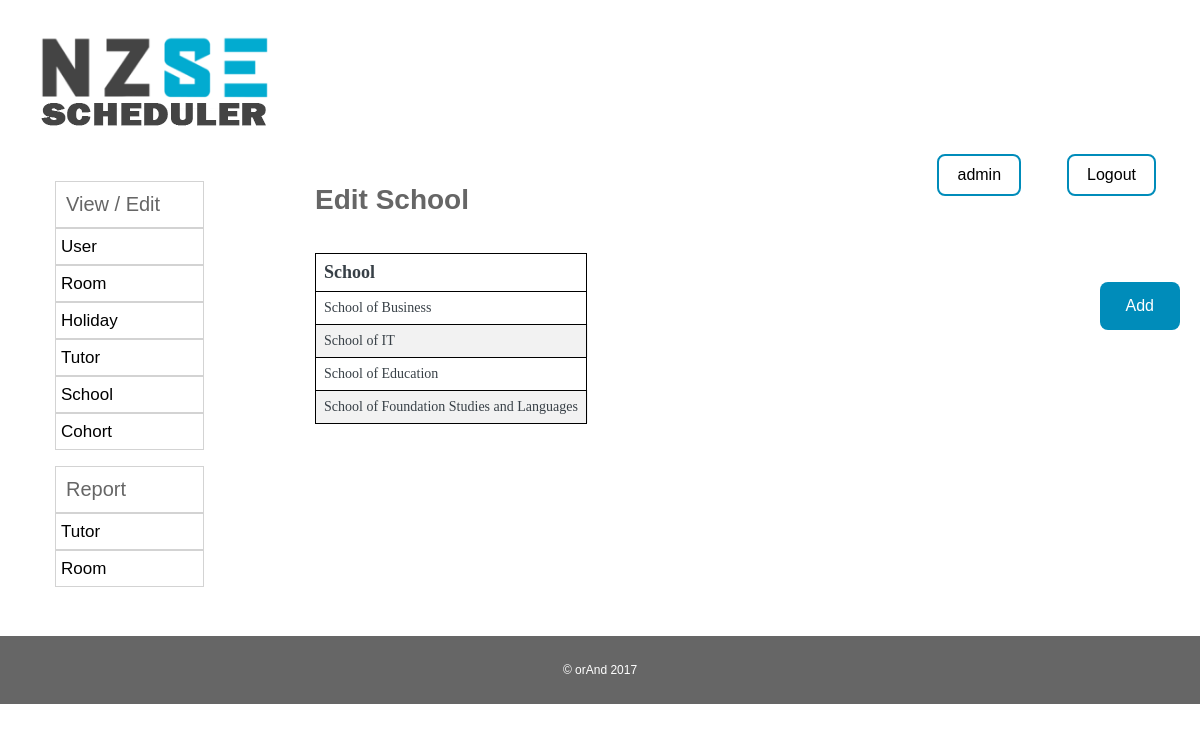
/admin_home/admin_editschool.php (signed in), run on the app's committed database.
### tables this page shows
CREATE TABLE IF NOT EXISTS `school` (
`schoolid` int(3) NOT NULL,
  `name` varchar(65) NOT NULL
);

### admin_home/admin_editschool.php (the view, shortened to what this page needs)
<!DOCTYPE html PUBLIC "-//W3C//DTD XHTML 1.0 Strict//EN"
"http://www.w3.org/TR/xhtml1/DTD/xhtml1-strict.dtd">
<html xmlns="http://www.w3.org/1999/xhtml" lang="en" xml:lang="en">
<head>
	<?php include '../php_includes/head_elements.php'; ?>
	<?php include '../php_includes/alertbox.php'; ?>
</head>
<body>
	<div id="tables_refresh">
<div id="page-container">
			<?php include '../php_includes/header.php'; ?>
			<?php include '../php_includes/nav.php'; ?>
			<div class="col-6 col-m-9 content">
				<h1>Edit School</h1>
<br />
<?php include '../php_includes/add.php'; ?>
<div class="tables">
<?php
	include '../php_script/connectDB.php';
	$result = "SELECT h.* FROM school h";
		echo "<table id='student_resit' class='border'>
		<thead>
		<tr>
		<th>School</th>
		</tr>
		</thead>";
		if ($runquery = $conn->query($result))
		{
			while($row = $runquery->fetch_assoc())
			{
				$schoolid = $row['schoolid'];
				echo "<tr value='$schoolid' class='data'>";
        echo "<td contenteditable=\"true\" data-old-value='".$row['name']."' onBlur=\"saveInlineEdit(this,'name','".$row['schoolid']."','school')\" onClick=\"highlightEdit(this);\">" . $row['name']."</td>";
				echo "</tr>";
			}
		}
		echo "</table>";
		?>
</div>
</div>
		</div>
<br><br><br><br><br>
<?php include '../php_includes/footer.php';?>
</div>
</body>
</html>

### css/stickyheader.css (style rules this page uses)
.ccc { background-color:blue; display:none; }

### data on the page
school: $schoolid 1 (drawn), name "School of Business"
school: $schoolid 2 (drawn), name "School of IT"
school: $schoolid 3 (drawn), name "School of Education"
school: $schoolid 4 (drawn), name "School of Foundation Studies and Languages"

### other printed values
$_SESSION["userid"] "admin"
